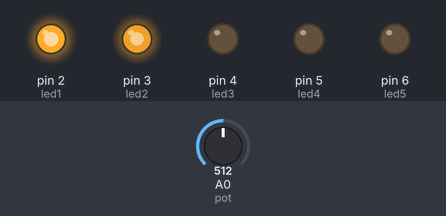
Recording of a sketch running on a simulated Arduino Uno, built with avr-gcc and run on an emulated ATmega328P. Shown: output pins drawn as LEDs (lit = HIGH). The inputs (shaded band) are chosen by the test bench; at power-on: A0 (pot) = 512.

Above: at 1.2 s.
1.3 s: A0 (pot) set to 591
2.8 s: A0 (pot) set to 616
At 4.0 s:
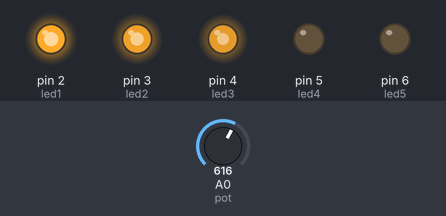
4.3 s: A0 (pot) set to 590
At 5.0 s:
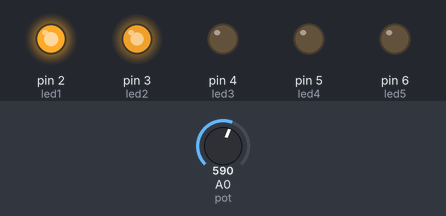
5.8 s: A0 (pot) set to 411
7.3 s: A0 (pot) set to 391
At 8.4 s:
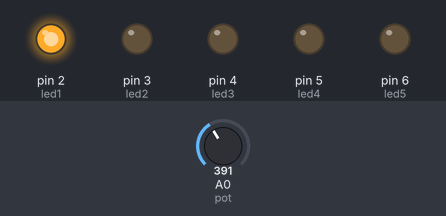
Timing chart, 0 to 9.8 s (numbered marks = the images above; inputs shaded):
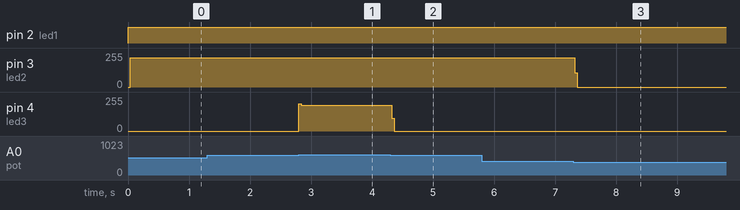

Measured:
- the behaviour switches between 600 and 601 on A0 (pot) (found by bisection; images 0 and 1)
- the behaviour switches between 401 and 400 on A0 (pot) (found by bisection; images 2 and 3)
- after the input at 1.3 s, every drawn part: stays the same
- after the input at 2.8 s, pin 4 (led3): 0/255 → 195/255 at once
- after the input at 4.3 s, pin 4 (led3): 195/255 → 0/255 at once
- after the input at 5.8 s, every drawn part: stays the same
- after the input at 7.3 s, pin 3 (led2): 221/255 → 0/255 at once

The sketch:

POT__LE_LED_KONTROL_.ino
```cpp
int led1 = 2;
int led2 = 3;
int led3 = 4;
int led4 = 5;
int led5 = 6;
int pot = A0;
int potdeger;

void setup() {
 pinMode(led1, OUTPUT);
 pinMode(led2, OUTPUT);
 pinMode(led3, OUTPUT);
 pinMode(led4, OUTPUT);
 pinMode(led5, OUTPUT);
 pinMode(pot, INPUT);
}

void loop() {

    potdeger = analogRead(pot); // pot değişkenine atadığımız A0 pinini dinliyoruz. 0 ila 1023

    if(potdeger < 200) {
      digitalWrite(led1, LOW);
      digitalWrite(led2, LOW);
      digitalWrite(led3, LOW);
      digitalWrite(led4, LOW);
      digitalWrite(led5, LOW);
    }
        if(potdeger > 200) {
      digitalWrite(led1, HIGH);
      digitalWrite(led2, LOW);
      digitalWrite(led3, LOW);
      digitalWrite(led4, LOW);
      digitalWrite(led5, LOW);
    }
            if(potdeger > 400) {
      digitalWrite(led1, HIGH);
      digitalWrite(led2, HIGH);
      digitalWrite(led3, LOW);
      digitalWrite(led4, LOW);
      digitalWrite(led5, LOW);
    }
            if(potdeger > 600) {
      digitalWrite(led1, HIGH);
      digitalWrite(led2, HIGH);
      digitalWrite(led3, HIGH);
      digitalWrite(led4, LOW);
      digitalWrite(led5, LOW);
    }
            if(potdeger > 800) {
      digitalWrite(led1, HIGH);
      digitalWrite(led2, HIGH);
      digitalWrite(led3, HIGH);
      digitalWrite(led4, HIGH);
      digitalWrite(led5, LOW);
    }
            if(potdeger > 1000) {
      digitalWrite(led1, HIGH);
      digitalWrite(led2, HIGH);
      digitalWrite(led3, HIGH);
      digitalWrite(led4, HIGH);
      digitalWrite(led5, HIGH);
    }
}
```
